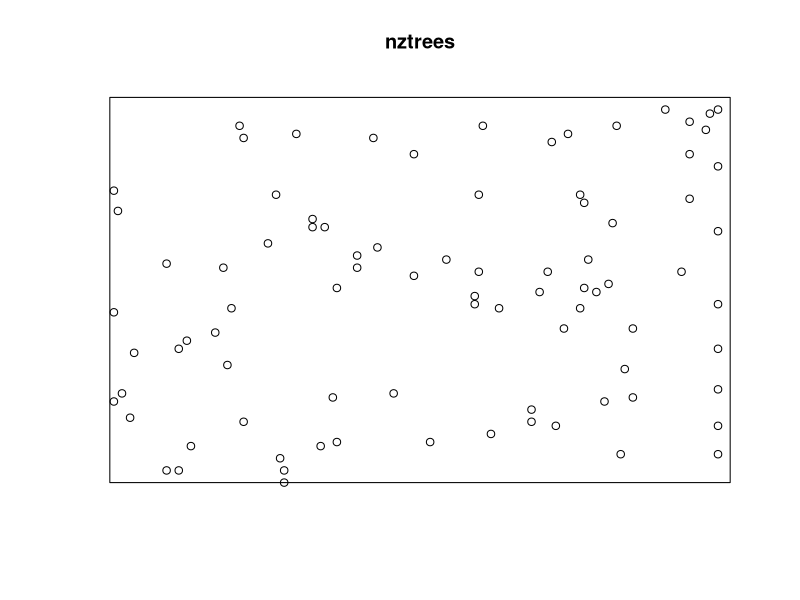
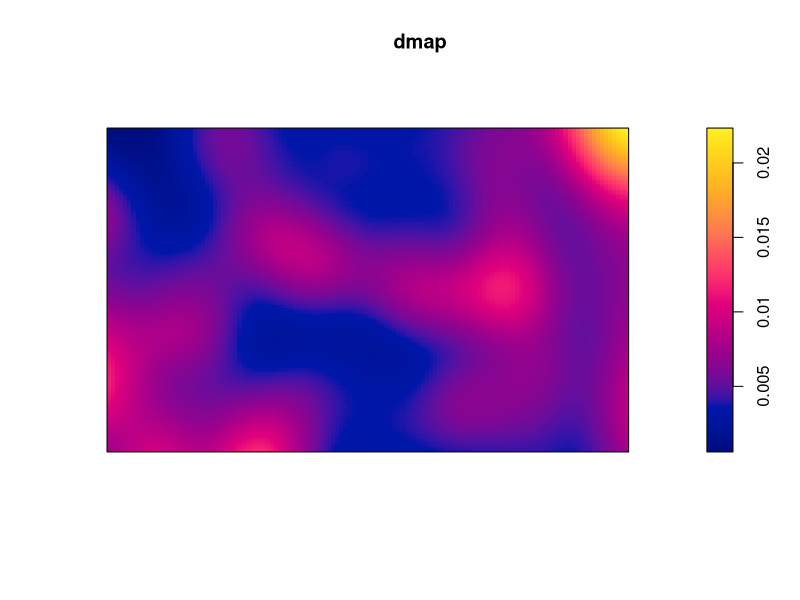
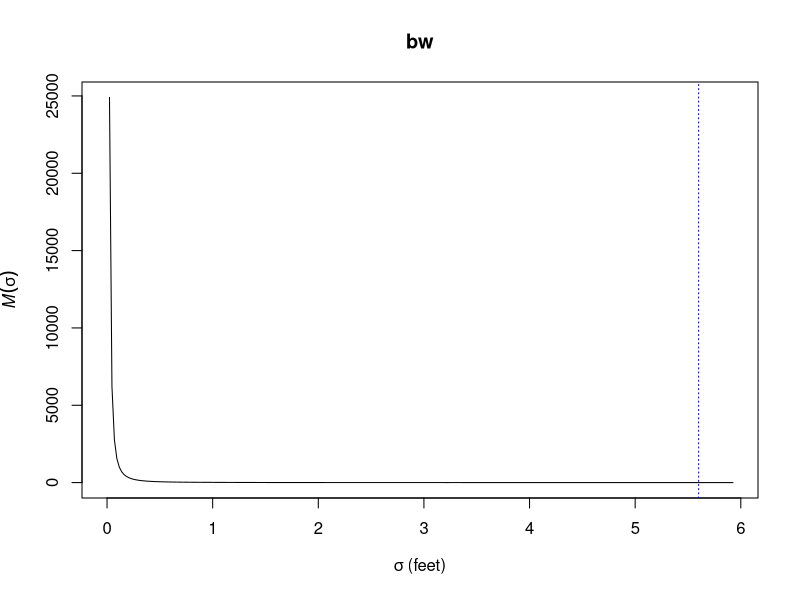
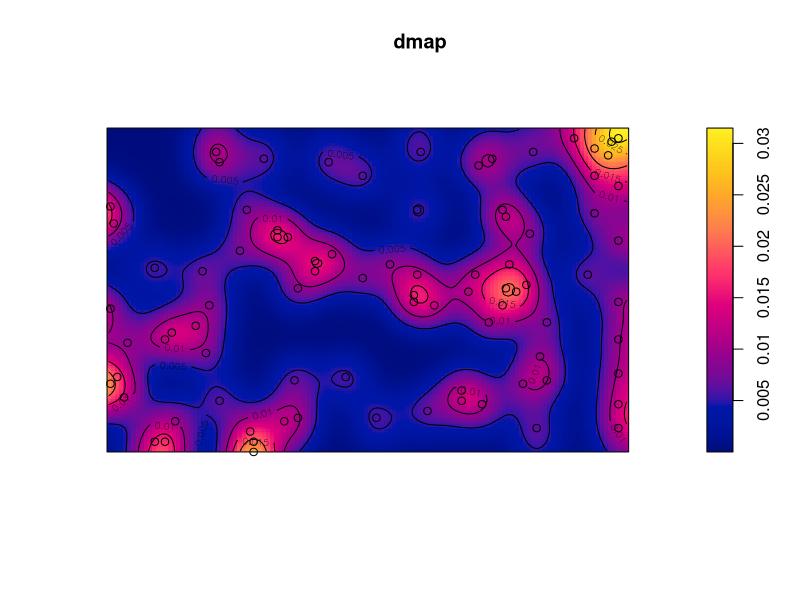
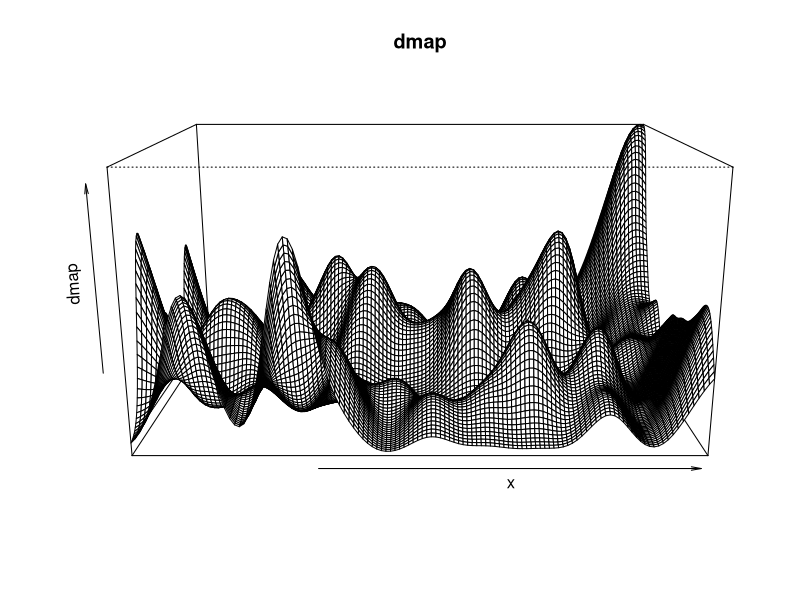
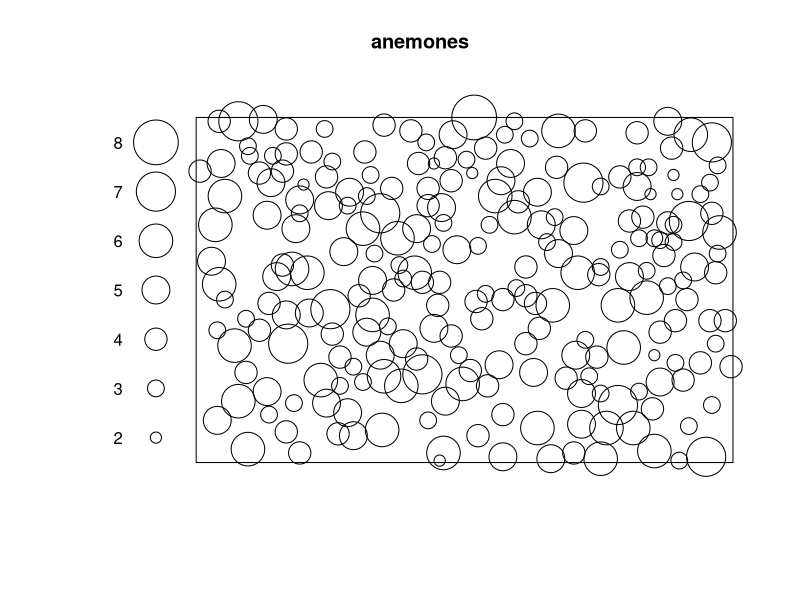
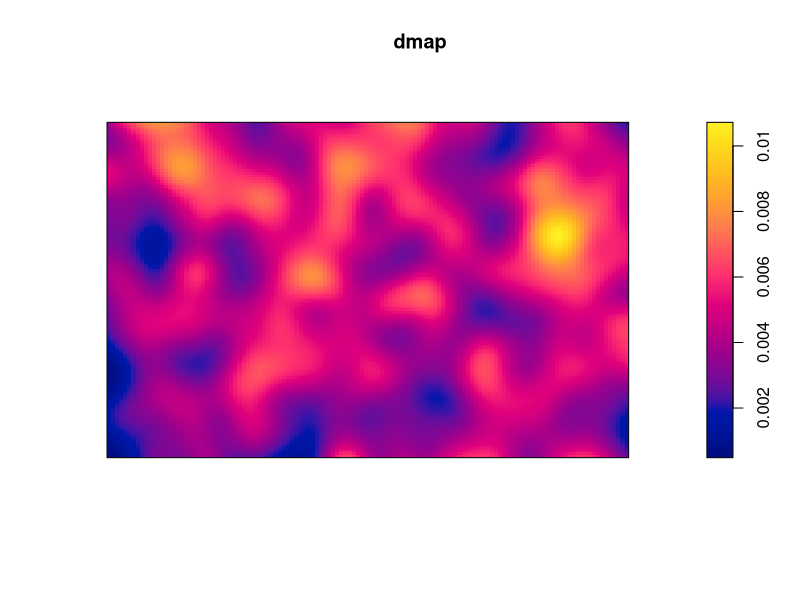
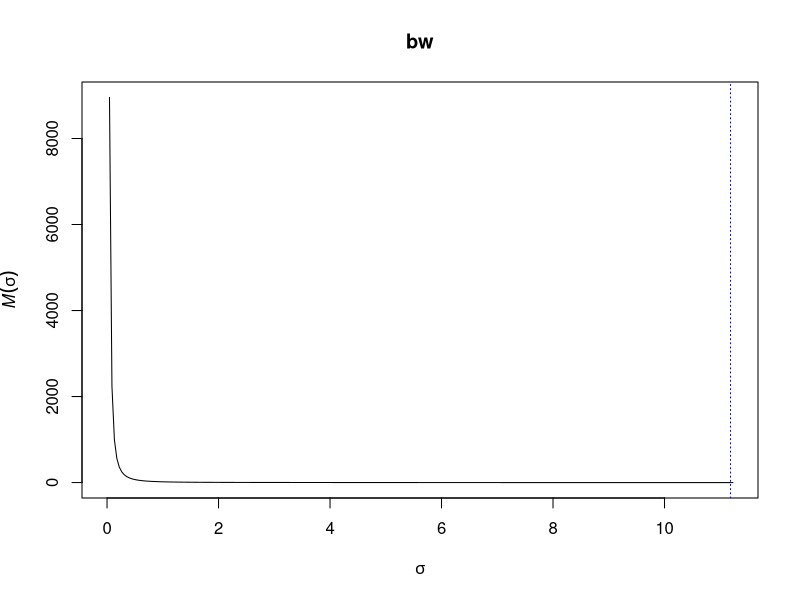

Write R code to recreate these figures, in order.
##########
# Assignment Week 2
##########

# Author: Avery Sandborn
# Date: February 9, 2016

##########

# Load spatstat library
library(spatstat)

# Summarize New Zealand Trees data
data(nztrees)
summary(nztrees)
class(nztrees) # already ppp object

# Define bounding Box
xlim <- c(0.0, 1.0)
ylim <- c(0.0, 1.0)
attach(nztrees)

# Plot points of nztrees with bounding box
plot(nztrees)

# Nearest Neighbor Test 
  # Examine clark and evans nearest neighbor index of aggregation R
  # Crude measure of cluserting or ordering of a point pattern 
clarkevans(nztrees)
# R is ~1.05 >> close to random, more uniform than clustered

# visualization using KDE
dmap <- density(nztrees, 10, at = "pixels")
plot(dmap)

# Find optumal bandwidth for a given pattern
bw <- bw.diggle(nztrees)
plot(bw)
bw2 <- as.numeric(bw)
bw2
# bw2 is ~5.6 

# KDE visualization with bet bandwidth and points added
dmap <- density(nztrees, 5.6, at = "pixels")
plot(dmap)
plot(nztrees, add = TRUE)

# Show range of variation in density seen at this bandwidth
contour(dmap, add = TRUE)
persp(dmap)

########################

library(spatstat)

# Summarize anemone data
data(anemones)
summary(anemones)
class(anemones) # already ppp object
attach(anemones)

# Plot points of anemones with bounding box
plot(anemones)

# Nearest Neighbor Test 
# Examine clark and evans nearest neighbor index of aggregation R
# Crude measure of cluserting or ordering of a point pattern 
clarkevans(anemones)
# R is ~1.39 >> uniform

# visualization using KDE
dmap <- density(anemones, 10, at = "pixels")
plot(dmap)

# Find optumal bandwidth for a given pattern
bw <- bw.diggle(anemones)
plot(bw)
bw2 <- as.numeric(bw)
bw2
# bw2 is ~11.18 

# KDE visualization with bet bandwidth and points added
dmap <- density(anemones, 11.18, at = "pixels")
plot(dmap)
plot(anemones, add = TRUE)

# Show range of variation in density seen at this bandwidth
contour(dmap, add = TRUE)
persp(dmap)

# Create a historgram of the diameter of the anemones
marks <- anemones$marks
marks
hist(marks, breaks = 1:8, col = "gray", labels = TRUE)
